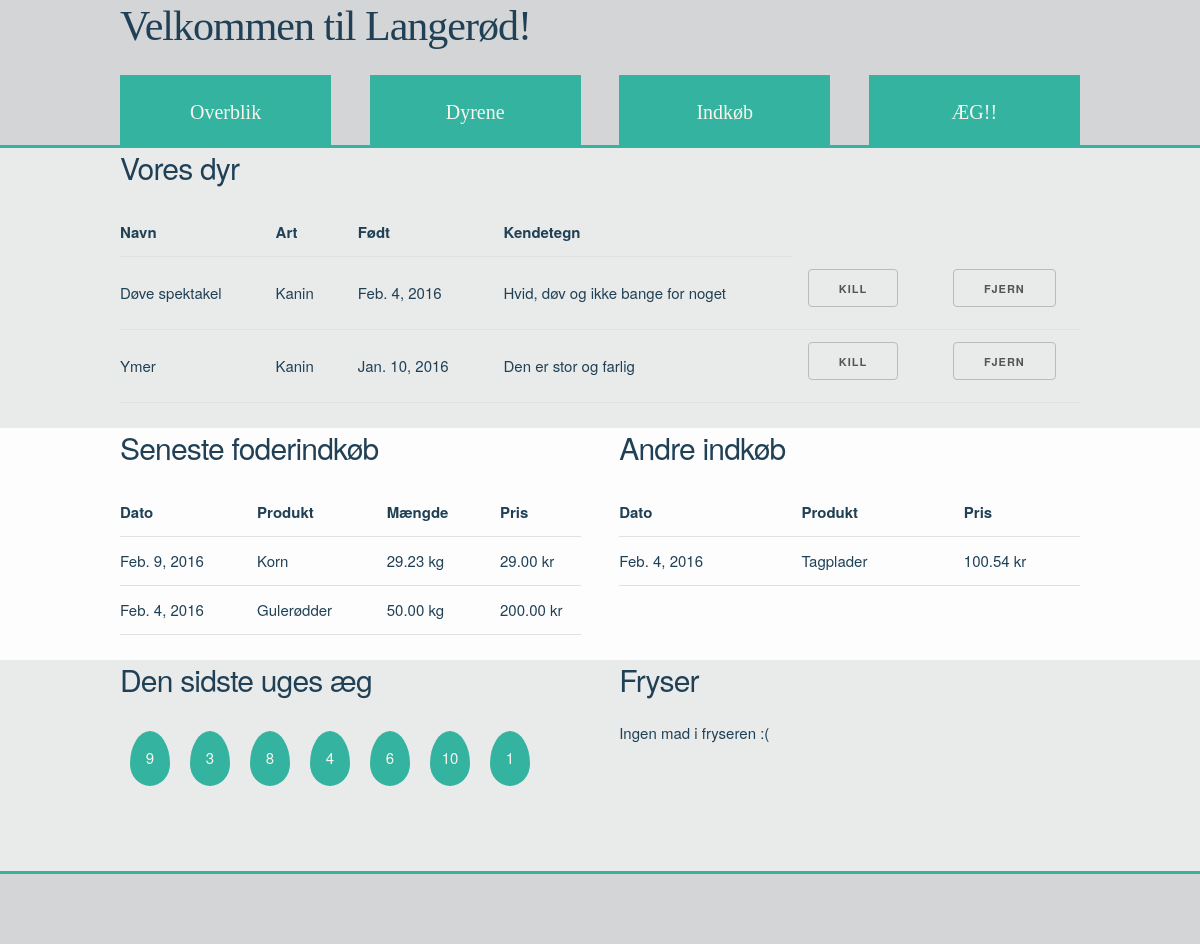
Page /animals/ on the earlier database version.
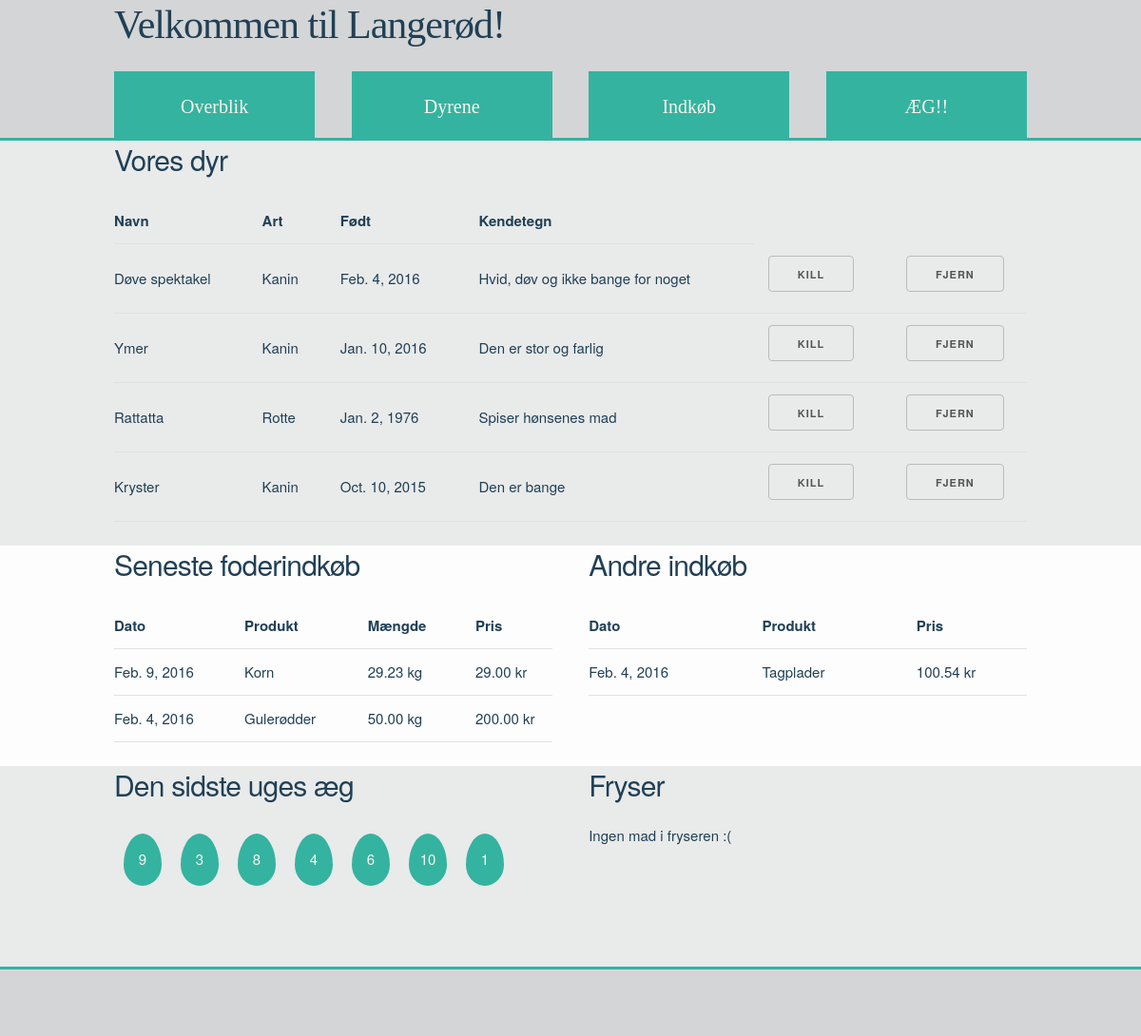
Same page on the later database version.
### animals/models.py (models this page shows, shortened)
class Animals(models.Model):
    animal_name = models.CharField(max_length=200)
    species = models.CharField(max_length=100)
    born = models.DateField('Født', editable=True, null=True)
    arrived = models.DateField('Ankommet', editable=True, null=True)
    departure = models.DateField('Afgang', editable=True, null=True, blank=True)
    dead = models.BooleanField('Død?', editable=True, default=False)
    animal_characteristics = models.TextField(max_length=400)
    fur_colour = models.CharField(max_length=100)
    fur_type = models.CharField(max_length=100)
    white_marks = models.CharField(max_length=100)
    eye_colour = models.CharField(max_length=100)
    blue_eyed_white = models.CharField(max_length=50)
    genotype = models.CharField(max_length = 50)
    slug = models.SlugField()
    class Meta:
        verbose_name_plural = "Animals"

class FoodPurchases(models.Model):
    food_date = models.DateField('Dato for køb', editable=True, null=True)
    food_product = models.CharField(max_length=200)
    food_amount = models.DecimalField(max_digits=5, decimal_places=2)
    food_price = models.DecimalField(max_digits=7, decimal_places=2)
    class Meta:
        verbose_name_plural = "FoodPurchases"

class MiscPurchases(models.Model):
    misc_date = models.DateField('Dato for køb', editable=True, null=True)
    misc_product = models.CharField(max_length=300)
    misc_price = models.DecimalField(max_digits=7, decimal_places=2)
    class Meta:
        verbose_name_plural = "MiscPurchases"

class Eggs(models.Model):
    egg_date = models.DateField('Dato', editable=True, null=True)
    egg_amount = models.IntegerField(default=0)
    class Meta:
        verbose_name_plural = "Eggs"

### animals/views.py (the view)
def index(request):
    animal_list = Animals.objects.order_by('-arrived')
    food_list = FoodPurchases.objects.order_by('-food_date')[:5]
    misc_list = MiscPurchases.objects.order_by('-misc_date')[:5]
    eggs_list = Eggs.objects.order_by('-egg_date')[:7]
    return render(request, 'animals/index.html',
                  {'animal_list': animal_list, 'food_list': food_list, 'misc_list': misc_list, 'eggs_list': eggs_list})

### animals/templates/animals/index.html (shortened to what this page needs)
{% extends 'animals/base.html' %}
  {% block body_block %}
    <div class="greyfield">
    <div class="container">
    <h4>Vores dyr</h4>
    {% if animal_list %}
      <table class="u-full-width">
        <thead>
          <tr>
            <th>Navn</th>
            <th>Art</th>
            <th>Født</th>
            <th>Kendetegn</th>
          </tr>
        </thead>
        <tbody>
          {% for animal in animal_list %}
          <tr>
            <td>{{ animal.animal_name }}</td>
            <td>{{ animal.species }}</td>
            <td>{{ animal.born }}</td>
            <td>{{ animal.animal_characteristics }}</td>
            <td><a class="button" href="">KILL</a></td>
            <td><a class="button" href="">Fjern</a></td>
          </tr>
          {% endfor %}
        </tbody>
      </table>
    {% else %}
      <p>Vi har ingen dyr :(</p>
    {% endif %}
    </div>
    </div>
    <div class="whitefield">
    <div class="container">
      <div class"row">
        <div class="one-half column">
          <h4>Seneste foderindkøb</h4>
          {% if food_list %}
            <table class="u-full-width">
              <thead>
                <tr>
                  <th>Dato</th>
                  <th>Produkt</th>
                  <th>Mængde</th>
                  <th>Pris</th>
                </tr>
              </thead>
              <tbody>
                {% for food in food_list %}
                <tr>
                  <td>{{ food.food_date }}</td>
                  <td>{{ food.food_product }}</td>
                  <td>{{ food.food_amount }} kg</td>
                  <td>{{ food.food_price }} kr</td>
                </tr>
                {% endfor %}
              </tbody>
            </table>
          {% else %}
            <p>Vi har ikke købt noget foder...</p>
          {% endif %}
        </div>
        <div class="one-half column">
          <h4>Andre indkøb</h4>
          {% if misc_list %}
            <table class="u-full-width">
              <thead>
                <tr>
                  <th>Dato</th>
                  <th>Produkt</th>
                  <th>Pris</th>
                </tr>
              </thead>
              <tbody>
                {% for misc in misc_list %}
                <tr>
                  <td>{{ misc.misc_date }}</td>
                  <td>{{ misc.misc_product }}</td>
                  <td>{{ misc.misc_price }} kr</td>
                </tr>
                {% endfor %}
              </tbody>
            </table>
          {% else %}
            <p>Vi har ikke købt noget...</p>
          {% endif %}
        </div>
      </div>
    </div>
    </div>
    <div class="greyfield">
    <div class="container">
      <div class="row">
        <div class="one-half column">
          <h4>Den sidste uges æg</h4>
          {% if eggs_list %}
            <div class="graph">
              {% for egg in eggs_list %}
                <div class="bar">
                  <div class="movedown">{{ egg.egg_amount }}</div>
                </div>
              {% endfor %}
            </div>
          {% else %}
            <p> Vi har ingen æg!!</p>
          {% endif %}
        </div>
        <div class="one-half column">
          <h4>Fryser</h4>
          {% if freezer_list %}
          {% else %}
            <p>Ingen mad i fryseren :(</p>
          {% endif %}
        </div>
      </div>
    </div>
    </div>
  {% endblock %}

Differences in the rows shown:
added Animals: animal_name "Rattatta", species "Rotte", born "Jan. 2, 1976", animal_characteristics "Spiser hønsenes mad"
added Animals: animal_name "Kryster", species "Kanin", born "Oct. 10, 2015", animal_characteristics "Den er bange"
